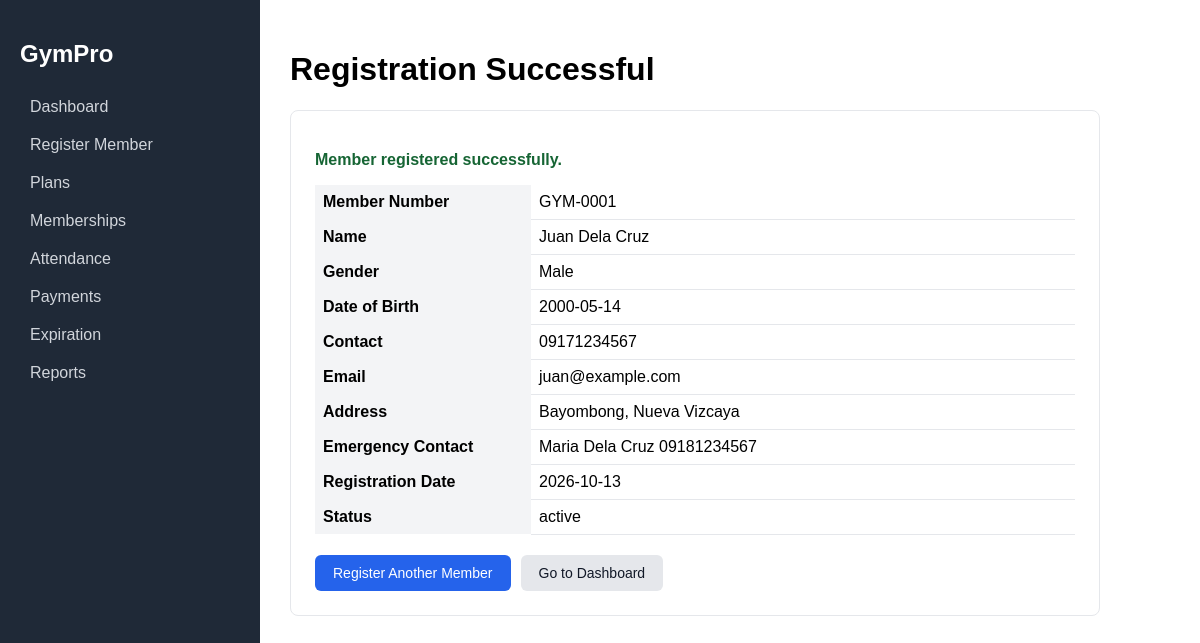
Screenshot of /members/success/1 with the database file from the repository.
### tables this page shows
CREATE TABLE members (
    member_id         INTEGER PRIMARY KEY AUTOINCREMENT,
    member_number     TEXT NOT NULL UNIQUE,
    first_name        TEXT NOT NULL,
    last_name         TEXT NOT NULL,
    gender            TEXT NOT NULL CHECK (gender IN ('Male','Female','Other')),
    date_of_birth     TEXT NOT NULL,
    contact_number    TEXT NOT NULL UNIQUE,
    email             TEXT NOT NULL UNIQUE,
    address           TEXT,
    emergency_contact TEXT,
    registration_date TEXT NOT NULL DEFAULT (date('now')),
    status            TEXT NOT NULL DEFAULT 'active' CHECK (status IN ('active','inactive','archived'))
);

### controllers/members.py (the view)
@members_bp.route("/success/<int:member_id>")
def success(member_id):
    member = member_model.get_member(member_id)
    if member is None:
        flash("Member not found.", "error")
        return redirect(url_for("members.register"))
    return render_template("member_success.html", member=member)

### database/db.py (called while the page is built)
def get_db():
    conn = sqlite3.connect(DATABASE)
    conn.row_factory = sqlite3.Row
    conn.execute("PRAGMA foreign_keys = ON")
    return conn

### models/member_model.py (called while the page is built)
def get_member(member_id):
    conn = get_db()
    row = conn.execute(
        "SELECT * FROM members WHERE member_id = ?", (member_id,)
    ).fetchone()
    conn.close()
    return row

### templates/member_success.html (shortened to what this page needs)
{% extends "base.html" %}
{% block content %}
<h1>Registration Successful</h1>
<div class="form-card">
  <p class="success-text">Member registered successfully.</p>
  <table class="details">
    <tr><th>Member Number</th><td>{{ member.member_number }}</td></tr>
    <tr><th>Name</th><td>{{ member.first_name }} {{ member.last_name }}</td></tr>
    <tr><th>Gender</th><td>{{ member.gender }}</td></tr>
    <tr><th>Date of Birth</th><td>{{ member.date_of_birth }}</td></tr>
    <tr><th>Contact</th><td>{{ member.contact_number }}</td></tr>
    <tr><th>Email</th><td>{{ member.email }}</td></tr>
    <tr><th>Address</th><td>{{ member.address or '-' }}</td></tr>
    <tr><th>Emergency Contact</th><td>{{ member.emergency_contact or '-' }}</td></tr>
    <tr><th>Registration Date</th><td>{{ member.registration_date }}</td></tr>
    <tr><th>Status</th><td>{{ member.status }}</td></tr>
  </table>
  <div class="actions">
    <a href="{{ url_for('members.register') }}" class="btn">Register Another Member</a>
    <a href="{{ url_for('main.dashboard') }}" class="btn btn-light">Go to Dashboard</a>
  </div>
</div>
{% endblock %}

### templates/base.html (shortened to what this page needs)
<!DOCTYPE html>
<html lang="en">
<head>
  <link rel="stylesheet" href="{{ url_for('static', filename='style.css') }}">
</head>
<body>
  <nav class="sidebar">
    <h2>GymPro</h2>
    <a href="{{ url_for('main.dashboard') }}">Dashboard</a>
    <a href="{{ url_for('members.register') }}">Register Member</a>
    <a href="#">Plans</a>
    <a href="#">Memberships</a>
    <a href="#">Attendance</a>
    <a href="#">Payments</a>
    <a href="#">Expiration</a>
    <a href="#">Reports</a>
  </nav>
  <main class="content">
    {% block content %}{% endblock %}
  </main>
</body>
</html>

### static/style.css (style rules this page uses)
body { margin: 0; font-family: Arial, sans-serif; display: flex; }
.sidebar { width: 220px; min-height: 100vh; background: #1f2937; padding: 20px; }
.sidebar h2 { color: #fff; }
.sidebar a { display: block; color: #d1d5db; padding: 10px; text-decoration: none; border-radius: 6px; }
.content { flex: 1; padding: 30px; }
.form-card { background: #fff; border: 1px solid #e5e7eb; border-radius: 8px; padding: 24px; max-width: 760px; }
.actions { margin-top: 20px; display: flex; gap: 10px; }
.btn { background: #2563eb; color: #fff; border: none; padding: 10px 18px; border-radius: 6px; cursor: pointer; text-decoration: none; font-size: 14px; }
.btn-light { background: #e5e7eb; color: #111827; }
.success-text { color: #166534; font-weight: bold; }
.details { border-collapse: collapse; width: 100%; }
.details th { text-align: left; width: 200px; padding: 8px; background: #f3f4f6; }
.details td { padding: 8px; border-bottom: 1px solid #e5e7eb; }

### rows the page displays
members: member_number "GYM-0001", first_name "Juan", last_name "Dela Cruz", gender "Male", date_of_birth "2000-05-14", contact_number "09171234567", email "juan@example.com", address "Bayombong, Nueva Vizcaya", emergency_contact "Maria Dela Cruz 09181234567", registration_date "2026-10-13", status "active"
